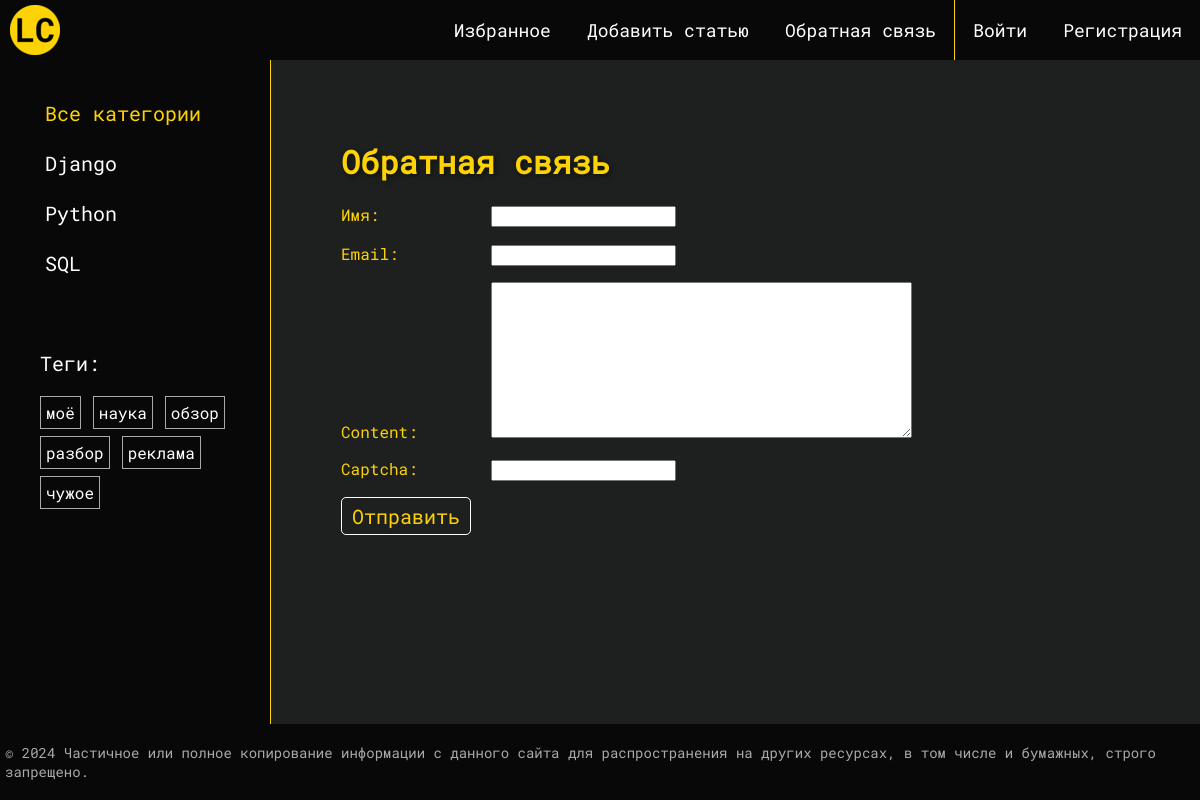
Page /contact/ on the committed database.
### articles/models.py (models this page shows, shortened)
class Category(models.Model):
    name = models.CharField(max_length=150,
                            db_index=True,
                            verbose_name="Наименование категории")
    slug = models.SlugField(max_length=255,
                            unique=True,
                            db_index=True)
    class Meta:
        verbose_name = "Категория"
        verbose_name_plural = "Категории"
    def get_absolute_url(self):
        return reverse('category', kwargs={'cat_slug': self.slug})

class Tag(models.Model):
    tag = models.CharField(max_length=100,
                           db_index=True)
    slug = models.SlugField(max_length=255,
                            db_index=True)
    def get_absolute_url(self):
        return reverse('tag', kwargs={'tag_slug': self.slug})

### articles/views.py (the view, shortened to what this page needs)
# urls.py: path('contact/', views.ContactFormView.as_view(), name='contact'),
class ContactFormView(DataMixin, FormView):
    form_class = ContactForm
    template_name = 'articles/contact.html'
    success_url = reverse_lazy('home')
    title_page = "Обратная связь"

### articles/forms.py
class ContactForm(forms.Form):
    name = forms.CharField(label="Имя", max_length=255)
    email = forms.EmailField(label="Email")
    content = forms.CharField(widget=forms.Textarea(attrs={'cols': 50, 'rows': 10}))
    captcha = CaptchaField()

### articles/templatetags/posts_tags.py (called while the page is built)
@register.inclusion_tag('articles/list_categories.html')
def show_categories(cat_selected=0):
    cats = Category.objects.annotate(total=Count("posts")).filter(total__gt=0)
    return {'cats': cats, 'cat_selected': cat_selected}

@register.inclusion_tag('articles/list_tags.html')
def show_all_tags():
    return {'tags': Tag.objects.annotate(total=Count("tags")).filter(total__gt=0)}

### users/context_processors.py (called while the page is built)
def get_articles_context(request):
    return {'mainmenu': menu}

### articles/templates/articles/contact.html (shortened to what this page needs)
{% extends 'base.html' %}
{% block content %}
<h1>{{title}}</h1>
<form method="post">
{% for f in form %}
<p><label class="form-label" for="{{ f.id_for_label }}">{{f.label}}: </label>{{ f }}</p>
{% endfor %}
    <button type="submit">Отправить</button>
</form>
{% endblock %}

### articles/templates/articles/list_categories.html
{% for cat in cats %}
{% if cat.id == cat_selected %}
<li class="selected">{{cat.name}}</li>
{% else %}
<li><a href="{{ cat.get_absolute_url }}">{{cat.name}}</a></li>
{% endif %}
{% endfor %}

### articles/templates/articles/list_tags.html
{% if tags %}
    <p>Теги:</p>
    <ul class="tags-list">
        {% for t in tags %}
        <li><a href="{{t.get_absolute_url}}">{{t.tag}}</a></li>
        {% endfor %}
    </ul>
{% endif %}

### articles/static/articles/css/styles.css (style rules this page uses)
html, body { font-family: 'RobotoMono'; margin: 0; padding: 0; height: 100%; width: 100%; color: #fff; background-color: #1e2020; }
h1, h2, h3 { font-family: 'RobotoMono'; color: #FED305; text-shadow: 2px 2px 5px rgba(0, 0, 0, 0.5); }
a { color: #fff; text-decoration: none; font-family: 'RobotoMono'; }
.left-chapters ul { width: 230px; margin: 20px; padding: 20px 0 10px 0; list-style: none; font-size: 20px; }
.left-chapters ul li { margin: 0; color: #fff; width: 100%; height: 40px; padding: 0; margin: 10px; }
.left-chapters ul li a { color: #fff; text-decoration: none; height: 40px; display: block; padding: 10px 0 0 15px; }
ul.tags-list { width: auto; margin: 10px 10px 0 0; padding: 0; list-style: none; }
ul.tags-list li { margin: 0; padding: 0; width: auto; display: inline-block; }
ul.tags-list li a { padding: 5px; font-size: 16px; border: 1px solid #aaa; height: auto; width: auto; }
.content-text h1 { font-size: 32px; color: #FED305; }
.form-label { display: inline-block; min-width: 150px; max-width: 150px; color: #FED305; font-size: 16px; }
form p { color: #FED305; font-size: 16px; }
button { font-family: 'RobotoMono'; font-size: 20px; background: transparent; border: 1px solid #fff; color: #FED305; padding: 5px 10px 5px 10px; border-radius: 5px 5px 5px 5px; }

### rows in the picture
Category: name "Django"
Category: name "Python"
Category: name "SQL"
Tag: tag "моё"
Tag: tag "наука"
Tag: tag "обзор"
Tag: tag "разбор"
Tag: tag "реклама"
Tag: tag "чужое"

### other values in the picture
{{ m.title }} "Избранное" "Добавить статью" "Обратная связь"
{{ title }} "Обратная связь"
{{ f.label }} "Имя" "Email" "Content" "Captcha"
